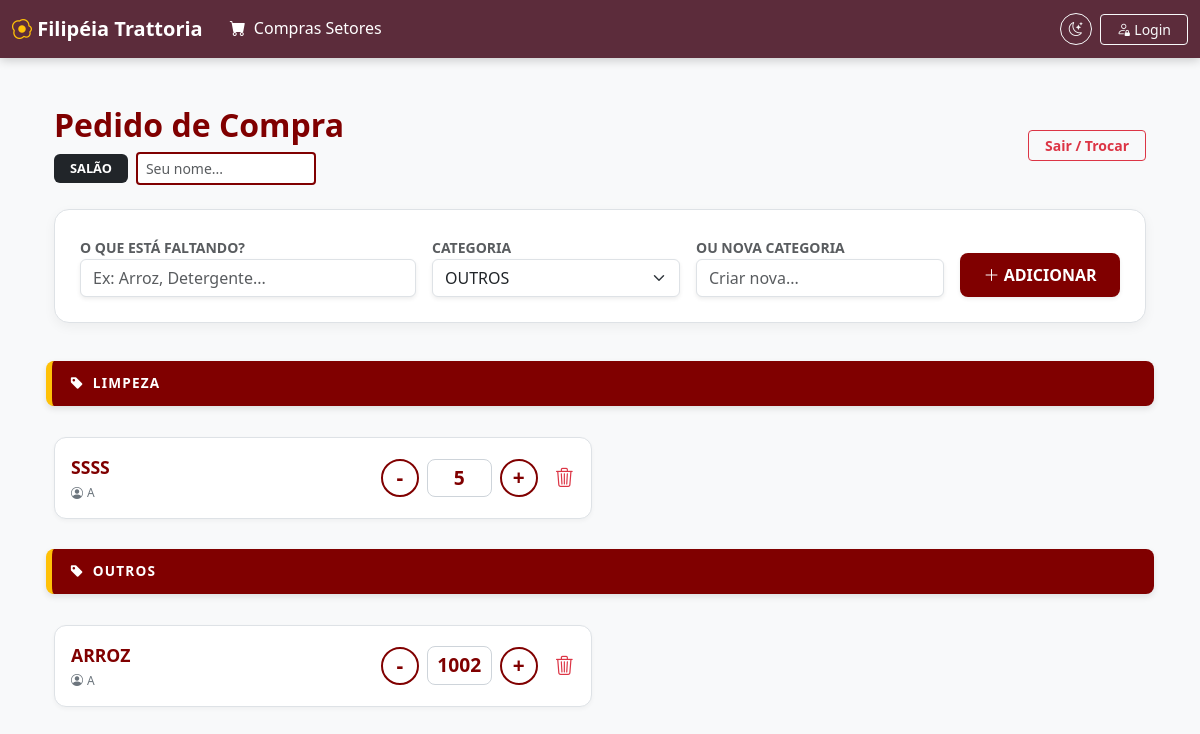
The app's page /colaborador/lista/SALÃO with its own data.
### app/models.py (models this page shows)
class ItemCompra(db.Model):
    id = db.Column(db.Integer, primary_key=True)
    nome = db.Column(db.String(100), nullable=False)
    quantidade = db.Column(db.Integer, default=0)
    setor = db.Column(db.String(50))
    categoria = db.Column(db.String(50), default='GERAL')
    quem_pediu = db.Column(db.String(100))
    data = db.Column(db.DateTime, default=get_br_time, onupdate=get_br_time)

### app/routes.py (the view)
@bp.route('/colaborador/lista/<setor>')
def colaborador_lista(setor):
    itens = ItemCompra.query.filter_by(setor=setor.upper()).order_by(ItemCompra.categoria, ItemCompra.nome).all()
    return render_template('colaborador.html', itens=itens, setor=setor.upper())

### app/templates/colaborador.html (shortened to what this page needs)
{% extends "base.html" %}
{% block content %}
<div class="container pb-5">
    <div class="d-flex justify-content-between align-items-center mb-4 pt-4">
        <div>
            <h2 class="fw-bold mb-0" style="color: #800000;">Pedido de Compra</h2>
            <div class="d-flex align-items-center gap-2 mt-2">
                <span class="badge bg-dark text-uppercase px-3 py-2" style="font-size: 0.8rem;">{{ setor }}</span>
                <input type="text" id="nome_colaborador" class="form-control form-control-sm border-maroon"
                       placeholder="Seu nome..." style="width: 180px;"
                       oninput="saveUserName(this.value)">
            </div>
        </div>
        <a href="{{ url_for('main.colaborador_selecao') }}" class="btn btn-outline-danger btn-sm fw-bold px-3">Sair / Trocar</a>
    </div>
    <div class="add-section mb-4">
        <form action="{{ url_for('main.add_item_compra', setor=setor) }}" method="POST" class="row g-3">
            <div class="col-12 col-md-4">
                <label class="small fw-bold text-muted text-uppercase">O que está faltando?</label>
                <input type="text" name="nome" class="form-control shadow-sm" placeholder="Ex: Arroz, Detergente..." required>
            </div>
            <div class="col-6 col-md-3">
                <label class="small fw-bold text-muted text-uppercase">Categoria</label>
                <select name="categoria" class="form-select shadow-sm">
                    <option value="OUTROS" selected>OUTROS</option>
                </select>
            </div>
            <div class="col-6 col-md-3">
                <label class="small fw-bold text-muted text-uppercase">Ou Nova Categoria</label>
                <input type="text" name="nova_categoria" class="form-control shadow-sm" placeholder="Criar nova...">
            </div>
            <div class="col-12 col-md-2 d-flex align-items-end">
                <button type="submit" class="btn btn-saturnino w-100 shadow-sm">
                    <i class="bi bi-plus-lg"></i> ADICIONAR
                </button>
            </div>
        </form>
    </div>
    {% set ns = namespace(current_cat="") %}
    <div class="row g-3">
        {% for item in itens %}
            {% if item.categoria != ns.current_cat %}
                {% set ns.current_cat = item.categoria %}
                <div class="col-12 category-header">
                    <i class="bi bi-tag-fill me-2"></i>{{ ns.current_cat }}
                </div>
            {% endif %}
            <div class="col-12 col-md-6">
                <div class="card-item p-3">
                    <div class="d-flex justify-content-between align-items-center">
                        <div class="me-2">
                            <p class="item-title text-uppercase">{{ item.nome }}</p>
                            <div class="user-badge">
                                <i class="bi bi-person-circle"></i>
                                <span>{{ item.quem_pediu or 'Aguardando' }}</span>
                            </div>
                        </div>
                        <div class="d-flex align-items-center gap-2">
                            <form action="{{ url_for('main.update_item_v2', id=item.id) }}" method="POST" class="d-flex align-items-center">
                                <button type="button" class="btn-qty me-2" onclick="changeQty(this, -1)">-</button>
                                <div class="d-flex flex-column align-items-center">
                                    <input type="number" name="quantidade" value="{{ item.quantidade }}"
                                           class="qty-input" oninput="showSaveBtn(this)">
                                </div>
                                <button type="button" class="btn-qty ms-2" onclick="changeQty(this, 1)">+</button>
                            </form>
                            <form action="{{ url_for('main.delete_item', id=item.id) }}" method="POST" onsubmit="return confirm('Excluir este item?')">
                                <button type="submit" class="btn btn-link text-muted p-0 ms-2" style="font-size: 1.2rem;">
                                    <i class="bi bi-trash3 text-danger"></i>
                                </button>
                            </form>
                        </div>
                    </div>
                </div>
            </div>
        {% endfor %}
    </div>
</div>
{% endblock %}

### app/static/style.css (style rules this page uses)
:root { --vinho: #5c2c3b; --texto-claro: #ffffff; --texto-escuro: #1f1f1f; --fundo-claro: #f7f3f4; --fundo-escuro: #121212; }
body { font-family: Inter, Arial, sans-serif; }
html[data-bs-theme="light"] body { background-color: var(--fundo-claro); color: var(--texto-escuro); }

### app/templates/base.html (style rules this page uses)
:root { --brand-color: #5c2c3b; }

### app/templates/colaborador.html (style rules this page uses)
body { background-color: #f8f9fa !important; color: #333; font-family: 'Segoe UI', sans-serif; }
.category-header { background: #800000; color: white; padding: 12px 18px; border-radius: 8px; margin-top: 30px; margin-bottom: 15px; font-weight: bold; text-transform: uppercase; font-size: 0.85rem; letter-spacing: 1.2px; box-shadow: 0 3px 6px rgba(0,0,0,0.1); border-left: 6px solid #ffc107; }
.card-item { background-color: #ffffff; border: 1px solid #dee2e6; border-radius: 12px; box-shadow: 0 2px 4px rgba(0,0,0,0.04); transition: all 0.2s ease; }
.item-title { font-size: 1.1rem; margin-bottom: 0; font-weight: 700; color: #800000; }
.user-badge { font-size: 0.75rem; color: #6c757d; margin-top: 4px; display: flex; align-items: center; gap: 4px; }
.qty-input { width: 65px; background: #fff; border: 1px solid #ced4da; color: #800000; text-align: center; font-weight: bold; border-radius: 8px; font-size: 1.2rem; padding: 4px; }
.btn-qty { width: 38px; height: 38px; background-color: #fff; border: 2px solid #800000; color: #800000; border-radius: 50%; display: flex; align-items: center; justify-content: center; font-size: 1.3rem; font-weight: bold; transition: 0.2s; }
.add-section { background-color: #ffffff; border-radius: 15px; padding: 25px; border: 1px solid #dee2e6; box-shadow: 0 4px 12px rgba(0,0,0,0.05); }
.btn-saturnino { background-color: #800000; color: white; font-weight: bold; border: none; padding: 10px; border-radius: 8px; }
.border-maroon { border: 2px solid #800000 !important; }

### records on screen
ItemCompra: current_cat "LIMPEZA", nome "SSSS", quem_pediu "A", quantidade "5"
ItemCompra: current_cat "OUTROS", nome "ARROZ", quem_pediu "A", quantidade "1002"

### other values on screen
{{ setor }} "SALÃO"
